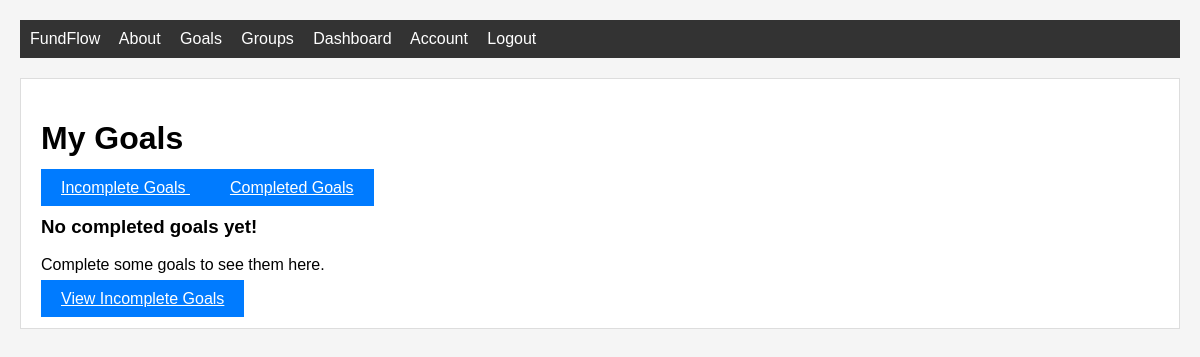
/goals?status=completed (signed in), run on an earlier commit of the app's database.
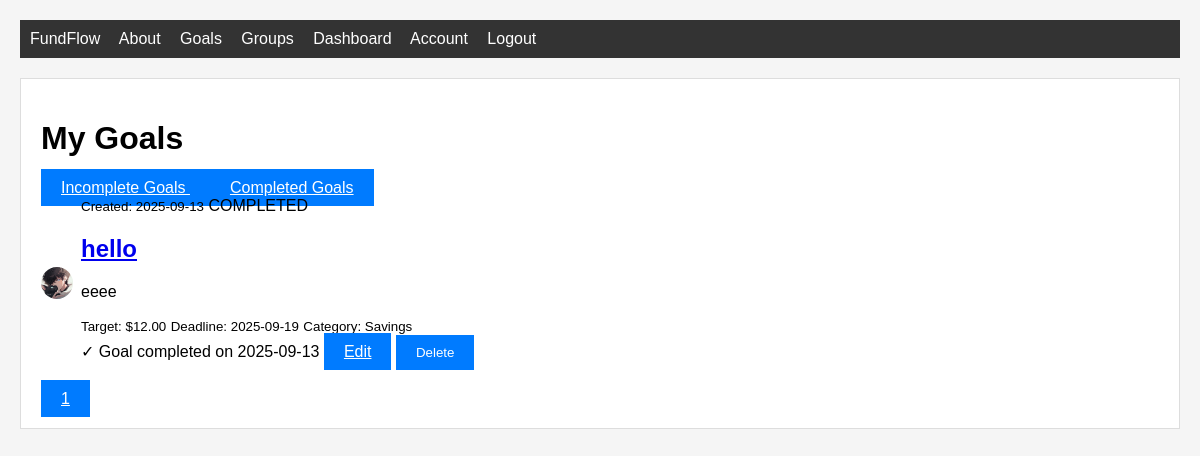
And on a later commit of the database.
### home/db_models.py (models this page shows, shortened)
class Goal(db.Model):
    id = db.Column(db.Integer, primary_key=True)
    title = db.Column(db.String(100), nullable=False)
    date_time = db.Column(db.DateTime, nullable=False, default=datetime.utcnow)
    description = db.Column(db.Text, nullable=False)
    url = db.Column(db.String(100), nullable=True)
    target_amount = db.Column(db.Float, nullable=False)
    current_amount = db.Column(db.Float, nullable=False, default=0.0)
    deadline = db.Column(db.DateTime, nullable=True)
    category = db.Column(db.String(50), nullable=True)
    status = db.Column(db.String(20), nullable=False, default='active')
    user_id = db.Column(db.Integer, db.ForeignKey('user.id'), nullable=False)
    __table_args__ = (
        CheckConstraint('target_amount > 0', name='check_target_amount_positive'),
    )

class User(db.Model, UserMixin):
    id = db.Column(db.Integer, primary_key=True)
    username = db.Column(db.String(20), unique=True, nullable=False)
    email = db.Column(db.String(120), unique=True, nullable=False)
    image_file = db.Column(db.String(20), nullable=False, default='default.jpg')
    password = db.Column(db.String(60), nullable=False)
    goals = db.relationship('Goal', backref='owner', lazy=True)
    savings = db.Column(db.Float, nullable=False, default=0.0)
    group_memberships = db.relationship('GroupMember', backref='user', lazy=True)
    __table_args__ = (
        CheckConstraint('savings >= 0', name='check_savings_non_negative'),
    )

### home/routes.py (the view)
@app.route("/goals")
@login_required
def goals():
    page = request.args.get('page', 1, type=int)
    status_filter = request.args.get('status', 'incomplete')
    if status_filter == 'completed':
        goals = Goal.query.filter_by(user_id=current_user.id, status='completed')\
            .order_by(Goal.date_time.desc()).paginate(page=page, per_page=5)
        active_tab = 'completed'
    else:
        goals = Goal.query.filter_by(user_id=current_user.id, status='active')\
            .order_by(Goal.date_time.desc()).paginate(page=page, per_page=5)
        active_tab = 'incomplete'
    return render_template("goals.html", title="My Goals", goals=goals, active_tab=active_tab)

### home/db_models.py (called while the page is built)
@login_manager.user_loader
def load_user(user_id):
    return User.query.get(int(user_id))

### home/templates/goals.html (shortened to what the changed rows need)
{% extends "layout.html" %}
{% block content %}
<div class="content-section">
    <h1 class="mb-4">My Goals</h1>
    <div class="row mb-4">
        <div class="col-12">
        </div>
    </div>
    {% if goals.items %}
        {% for goal in goals.items %}
            <article class="media content-section {% if goal.status == 'completed' %}border-success bg-light{% endif %}">
                <img class="profile-img-small" src="{{ url_for('static', filename='profile_pics/' + goal.owner.image_file) }}">
                <div class="media-body">
                    <div class="article-metadata">
                        <small class="text-muted">Created: {{ goal.date_time.strftime('%Y-%m-%d') }}</small>
                        {% if goal.status == 'completed' %}
                            <span class="badge bg-success ms-2">COMPLETED</span>
                        {% endif %}
                    </div>
                    <h2><a class="article-title" href="{{ url_for('goal', goal_id=goal.id) }}">{{ goal.title }}</a></h2>
                    <p class="article-content">{{ goal.description }}</p>
                    <div class="mt-2">
                        <small class="text-muted">Target: ${{ '%.2f'|format(goal.target_amount) }}</small>
                        {% if goal.deadline %}
                            <small class="text-muted ml-3">Deadline: {{ goal.deadline.strftime('%Y-%m-%d') }}</small>
                        {% endif %}
                        {% if goal.category %}
                            <small class="text-muted ml-3">Category: {{ goal.category.title() }}</small>
                        {% endif %}
                    </div>
                    <div class="mt-3">
                        {% if goal.status != 'completed' and current_user.savings >= goal.target_amount %}
                            <form method="POST" action="{{ url_for('complete_goal', goal_id=goal.id) }}" style="display: inline;">
                                <button type="submit" class="btn btn-success btn-sm">Complete & Spend ${{ '%.2f'|format(goal.target_amount) }}</button>
                            </form>
                        {% elif goal.status == 'completed' %}
                            <span class="text-success fw-bold">✓ Goal completed on {{ goal.date_time.strftime('%Y-%m-%d') }}</span>
                        {% elif current_user.savings < goal.target_amount %}
                            <span class="text-warning">Insufficient funds to complete</span>
                        {% endif %}
                        <a class="btn btn-secondary btn-sm" href="{{ url_for('update_goal', goal_id=goal.id) }}">Edit</a>
                        <form method="POST" action="{{ url_for('delete_goal', goal_id=goal.id) }}" style="display: inline;">
                            <button type="submit" class="btn btn-danger btn-sm" onclick="return confirm('Are you sure you want to delete this goal?')">Delete</button>
                        </form>
                    </div>
                </div>
            </article>
        {% endfor %}
        {% for page_num in goals.iter_pages(left_edge=1, right_edge=1, left_current=1, right_current=2) %}
            {% if page_num %}
                {% if goals.page == page_num %}
                    <a class="btn btn-info mb-4" href="{{ url_for('goals', status=active_tab, page=page_num) }}">{{ page_num }}</a>
                {% else %}
                    <a class="btn btn-outline-info mb-4" href="{{ url_for('goals', status=active_tab, page=page_num) }}">{{ page_num }}</a>
                {% endif %}
            {% else %}
                ...
            {% endif %}
        {% endfor %}
    {% else %}
        <div class="text-center py-5">
            {% if active_tab == 'incomplete' %}
                <h3>No incomplete goals yet!</h3>
                <p class="text-muted">Start by creating your first financial goal.</p>
                <a href="{{ url_for('new_goal') }}" class="btn btn-primary">Create Your First Goal</a>
            {% else %}
                <h3>No completed goals yet!</h3>
                <p class="text-muted">Complete some goals to see them here.</p>
                <a href="{{ url_for('goals', status='incomplete') }}" class="btn btn-primary">View Incomplete Goals</a>
            {% endif %}
        </div>
    {% endif %}
</div>
{% endblock %}

What changed in the data, as far as the page shows it:
added Goal: image_file (placeholder picture), date_time "2025-09-13", status "COMPLETED", title "hello", description "eeee", target_amount "12.00", deadline "2025-09-19", category "Savings"
Also different on the page:
new list line: "1"
text no longer shown: "No completed goals yet! Complete some goals to see them here. View Incomplete Goals"
